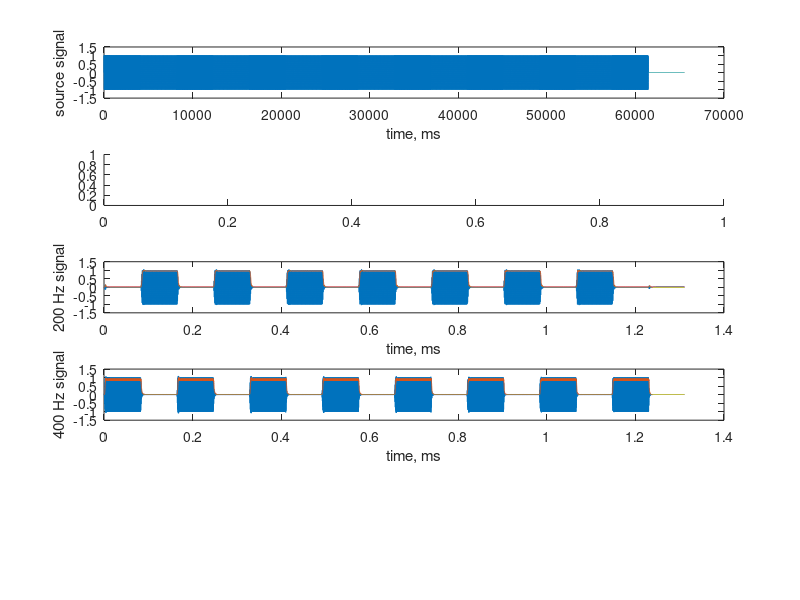

The MATLAB source for this figure: (Note: this script raises an error after producing the figure.)
fd=50000;
td=1/fd;
N=1024*64;
t=0:td:N*td;

freq0=1000;
mag0=1;
ph0=0;

freq1=1500;
mag1=1;
ph1=0;

freqn=50;
magn=0;
phn=0;

signal0=mag0*sin(2*pi*freq0*t+ph0);
signal1=mag1*sin(2*pi*freq1*t+ph1);
noise=magn*sin(2*pi*freqn*t+phn);

BitNum=16;
Nbit=N/BitNum;

% data = randi([0 1],ceil(N/Nbit),1);
for j=1:BitNum
    if (0 == mod(j,2))
        data(j) = 0;
    elseif (1 == mod(j,2))
        data(j) = 1;
    end
end
% disp(data);
% data = [0 1 0 1 0 1 0 1 0 1 0 1 0 1];

data_len=length(data);
signal=0*t;
for i=1:data_len
    if data(i)==0
        for idx=(i-1)*Nbit+1:i*Nbit+1
            signal(idx)=signal0(idx);
            data_signal(idx)=0;
        end
    else
        for idx=(i-1)*Nbit+1:i*Nbit+1
            signal(idx)=signal1(idx);
            data_signal(idx)=1;
        end
    end
    if idx+Nbit > N
        break
    end
end

% mix with 50 hz noise
 s=signal+noise;
 snr=mag1/magn;

 % filtration 50hz
 fc=100;
 fc_n=fc/(fd/2);
 [b50,a50]=butter(4,fc_n,'high');
 s_butter_hpf=filter(b50,a50,s);

 % select 200 hz
 f200=200;
 f200_l=700/(fd/2);
 f200_h=1100/(fd/2);
 [b200,a200]=butter(5,[f200_l f200_h]);
 %freqz(b200,a200);
 %figure();
 s_butter_hpf200=filter(b200,a200,s_butter_hpf);

 s_butter_hpf200_align=filter(ones([1 75]),1,abs(s_butter_hpf200));
 s200n = s_butter_hpf200_align/max(s_butter_hpf200_align(1000:N));
 
 % select 400hz
 f400=400;
 f400_l=1300/(fd/2);
 f400_h=2000/(fd/2);
 [b400,a400]=butter(5,[f400_l f400_h]);
 s_butter_hpf400=filter(b400,a400,s_butter_hpf);
 s_butter_hpf400_align=filter(ones([1 75]),1,abs(s_butter_hpf400));
 s400n = s_butter_hpf400_align/max(s_butter_hpf400_align(1000:N));
 
 % draw results
 subplot(5,1,1);
 plot(s);
  ylim([-1.5 1.5 ]);
 xlabel('time, ms');
 ylabel('source signal');
 subplot(5,1,3);
 plot(t, s_butter_hpf200, t, s200n);
 ylim([-1.5 1.5 ]);
 xlabel('time, ms');
 ylabel('200 Hz signal');
 % subplot(3,1,1); plot(t, s200n); ylim([-0.5 1.5 ]);
 subplot(5,1,4);
 plot(t, s_butter_hpf400, t, s400n);
 ylim([-1.5 1.5 ]);
 xlabel('time, ms');
 ylabel('400 Hz signal');
 % subplot(3,1,2); plot(t, s400n); ylim([-0.5 1.5 ]);
 subplot(5,1,2);
 plot(t, data_signal);
 ylim([-0.5 1.5 ]);
 xlabel('time, ms');
 ylabel('source data');

 hlvl = 0.6*Nbit;
 llvl = 0.4*Nbit;
 demod = 0*t;
 sum = 0;
 shift=150;
 corr=300;
 for sample=shift:length(s200n)
     sum = sum + s200n(sample);
     if (sample-shift > 0 && 0 == mod((sample-shift),Nbit))
         if (sum >= hlvl)
            val = 1;
         elseif (sum <= llvl)
            val = 0;
         else
             val = 0.5;
         end
         k = (sample-shift)/Nbit;
         for i=(k*Nbit+1)-shift:((k+1)*Nbit)-shift
             if (i == length(s200n))
                 break;
             end
             demod(i-shift-corr) = val;
         end
         sum=0;
     end
 end
 subplot(5,1,5);
 plot(t, demod);
 ylim([-0.5 1.5 ]);
 xlabel('time, ms');
 ylabel('received data');
%
 fd = fopen("Z:\projects\receiver\data-source", 'w');
 fwrite(fd, s, 'double');
 fclose(fd);
 
 fd = fopen("Z:\projects\receiver\filters.txt", 'w');
 fprintf(fd,'iir 50hz\n');
 fprintf(fd,'%s %u\n', "a", length(a50));
 for i=1:length(a50)
     fprintf(fd, '%5.30f\n', a50(i));
 end
 fprintf(fd,'%s %u\n', "b", length(b50));
 for i=1:length(b50)
     fprintf(fd, '%5.30f\n', b50(i));
 end
 fprintf(fd,'iir 200hz\n');
 fprintf(fd,'%s %u\n', "a", length(a200));
 for i=1:length(a200)
     fprintf(fd, '%5.30f\n', a200(i));
 end
 fprintf(fd,'%s %u\n', "b", length(b200));
 for i=1:length(b200)
     fprintf(fd, '%5.30f\n', b200(i));
 end
 fprintf(fd,'iir 400hz\n');
 fprintf(fd,'%s %u\n', "a", length(a400));
 for i=1:length(a400)
     fprintf(fd, '%5.30f\n', a400(i));
 end
 fprintf(fd,'%s %u\n', "b", length(b400));
 for i=1:length(b400)
     fprintf(fd, '%5.30f\n', b400(i));
 end
 fclose(fd);
 %}
